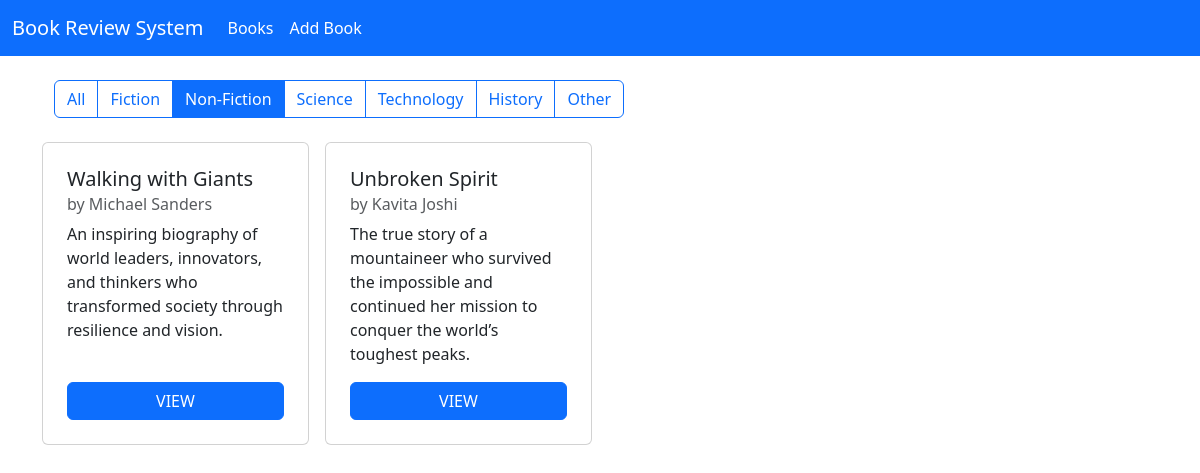
Screenshot of /?genre=non_fiction with the database file from the repository.
### book/models.py (models this page shows, shortened)
class Book(models.Model):
    GENRE_CHOICES = [
        ("fiction","Fiction"),
        ("non_fiction","Non-Fiction"),
        ("science","Science"),
        ("technology","technology"),
        ("history","History"),
        ("other","Other")
    ]
    title = models.CharField(max_length=200)
    author = models.CharField(max_length=200)
    description = models.TextField()
    genre = models.CharField(max_length=20,choices=GENRE_CHOICES)
    isbn = models.CharField('ISBN',max_length=13,unique=True)
    publication_date = models.DateField()
    average_rating = models.DecimalField(
        max_digits=3,
        decimal_places=2,
        validators=[MinLengthValidator(0),MaxLengthValidator(5)],
        default=0
    )
    created_at = models.DateTimeField(auto_now_add=True)
    updated_at = models.DateTimeField(auto_now=True)

### book/views.py (the view)
# urls.py: path("",book_list,name="book-list"),
def book_list(req):
    genre = req.GET.get("genre")
    if genre:
        obj = Book.objects.filter(genre=genre)
    else:
        obj = Book.objects.all().order_by("created_at")
    return render(req,"book/book_list.html",{"lst":obj})

### book/templates/book/book_list.html (shortened to what this page needs)
{% extends "book/base.html" %}
{% block content %}
<div class="container-fluid">
    <div class="container">
        <div class="container mt-4">
            <div class="row mb-4">
                <div class="col">
                    <div class="btn-group">
                        <a href="{% url 'book-list' %}" class="btn btn-outline-primary {% if not request.GET.genre %}active{% endif %}">
                            All
                        </a>
                        <a href="?genre=fiction" class="btn btn-outline-primary {% if request.GET.genre == 'fiction' %}active{% endif %}">
                            Fiction
                        </a>
                        <a href="?genre=non_fiction" class="btn btn-outline-primary {% if request.GET.genre == 'non_fiction' %}active{% endif %}">
                            Non-Fiction
                        </a>
                        <a href="?genre=science" class="btn btn-outline-primary {% if request.GET.genre == 'science' %}active{% endif %}">
                            Science
                        </a>
                        <a href="?genre=technology" class="btn btn-outline-primary {% if request.GET.genre == 'technology' %}active{% endif %}">
                            Technology
                        </a>
                        <a href="?genre=history" class="btn btn-outline-primary {% if request.GET.genre == 'history' %}active{% endif %}">
                            History
                        </a>
                        <a href="?genre=other" class="btn btn-outline-primary {% if request.GET.genre == 'other' %}active{% endif %}">
                            Other
                        </a>
                    </div>
                </div>
            </div>
        </div>
    </div>
    <div class="container-fluid">
        <div class="container ">
            <div class="row g-3">
                {% for bk in lst %}
                <div class="col-md-4 col-lg-3">
                    <div class="card p-2 h-100">
                        <div class="card-body d-flex flex-column">
                            <h5 class="card-title">{{bk.title}}</h5>
                            <h6 class="card-subtitle mb-2 text-body-secondary">by {{bk.author}}</h6>
                            <p class="card-text">{{bk.description}}</p>
                            <a href="{% url 'book-detail' bk.pk %}" class="btn btn-primary mt-auto">VIEW</a>
                        </div>
                    </div>
                </div>
                {% endfor %}
            </div>
        </div>
    </div>
    {% endblock %}

### rows the page displays
Book: title "Walking with Giants", author "Michael Sanders", description "An inspiring biography of world leaders, innovators, and thinkers who transformed society through resilience and vision."
Book: title "Unbroken Spirit", author "Kavita Joshi", description "The true story of a mountaineer who survived the impossible and continued her mission to conquer the world’s toughest peaks."
